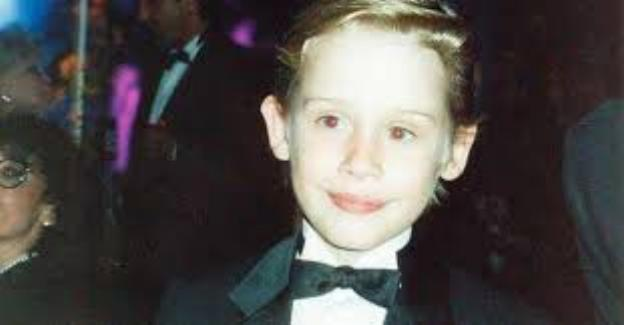
#> input picture Face Recognition for shop/dataset/1/0.jpg, 624 x 325 px, found by its file name; its folder holds only this picture in this run
$ python egitim.py
#> lines starting #> are read from the running program, lines starting #| are printed output that depends on the picture
import cv2
import numpy as np
from PIL import Image
import os,json

path = 'dataset'
tani = cv2.face.LBPHFaceRecognizer_create()
detector = cv2.CascadeClassifier("data/haarcascade_frontalface_default.xml")


def getImageAndLabels(path):
#> called with path = 'dataset'
     faceSamples = []
     ids = []
     labels = []
     dirs = os.listdir(path)
     dictionary = {}

     for i,k in enumerate(dirs):
          dictionary[k] = int(i)

     f = open("ids.json","w")
     a = json.dump(dictionary,f)
     f.close()

     for k in dirs:
         for res in os.listdir(os.path.join(path,k)):
              PIL_img = Image.open(os.path.join(path,k,res)).convert('L')
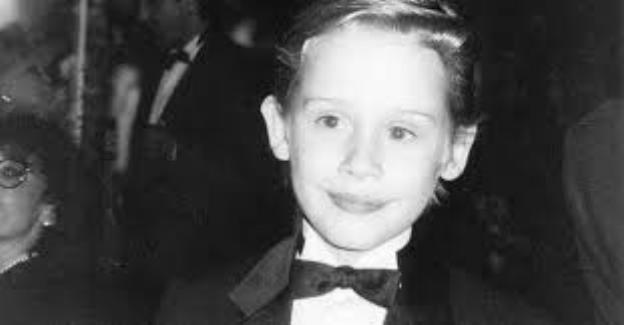
#> PIL_img: PIL image 624x325 L; min 6, max 255, mean 77.5
              img_numpy = np.array(PIL_img,"uint8")
              id=int(dictionary[k])
              faces = detector.detectMultiScale(img_numpy)
#> faces = [[272, 51, 194, 194]]
              for(x,y,w,h) in faces:
                   faceSamples.append(img_numpy[y:y+h, x:x+w])
                   ids.append(id)
#> this loop made 1 pass
#> after the loop, faceSamples = 1 item; ids = [0]
#> pass 2 of the loop in getImageAndLabels, `for k in dirs:`:
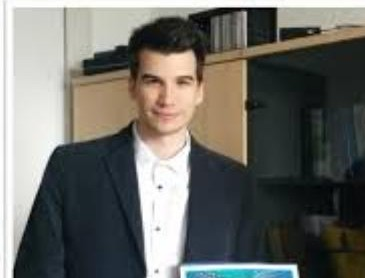
#> input picture Face Recognition for shop/dataset/10/875.jpg, 365 x 278 px, found by its file name
#> in getImageAndLabels, `PIL_img = Image.open(os.path.join(path,k,res)).convert('L')`:
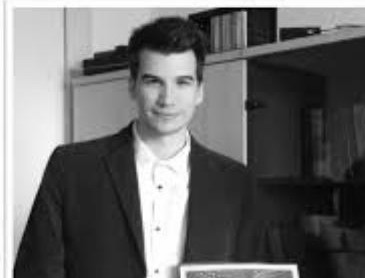
#> PIL_img: PIL image 365x278 L; min 0, max 255, mean 107.2
#> in getImageAndLabels, `faces = detector.detectMultiScale(img_numpy)`: faces = [[131, 54, 76, 76]]
#> the loop in getImageAndLabels, `for(x,y,w,h) in faces:` made 1 pass
#> after the loop in getImageAndLabels, `for(x,y,w,h) in faces:`: faceSamples = 2 items; ids = [0, 1]
     return faceSamples, ids


faces,ids = getImageAndLabels(path)
#> faces = 2 items; ids = [0, 1]
tani.train(faces,np.array(ids))
tani.write('data/trainer.yml')
